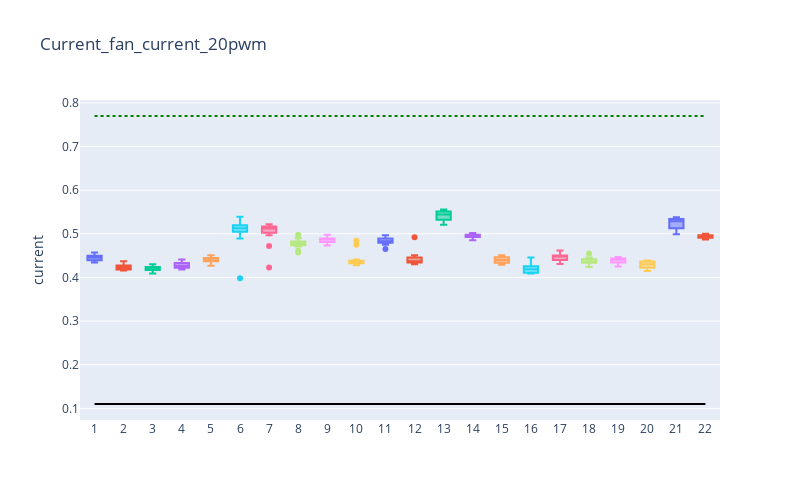

The notebook cell saved with this chart:
### Code cell
box_plot(Current__fan_current_20pwm,upper_limit=0,lower_limit=0.11,
                 nominal=0.77,name='Current_fan_current_20pwm',plot_data='current')
